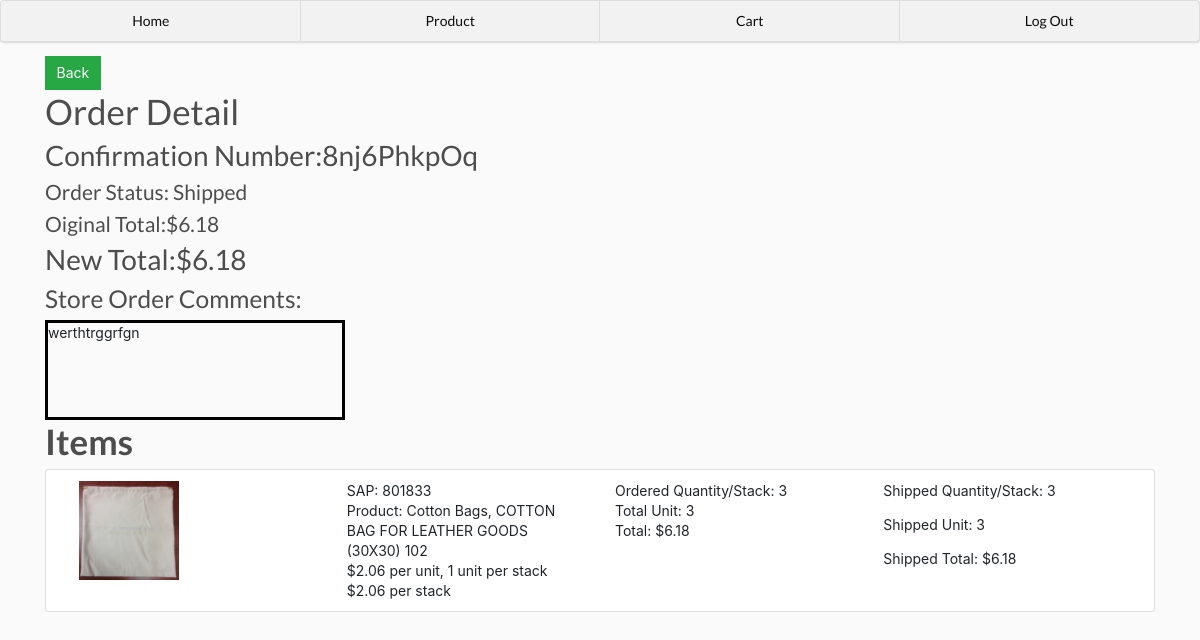
Page /viewOrder/8nj6PhkpOq/ (signed in) on the committed database.
### main/models.py (models this page shows, shortened)
class Order(models.Model):
	id = models.AutoField(primary_key=True)
	user = models.ForeignKey(User, null=True, blank=True, on_delete = models.SET_NULL)
	email = models.EmailField(null=True, blank=True)
	date = models.DateTimeField(default=timezone.now)
	checkout = models.BooleanField(default=False)
	confirm = models.BooleanField(default=False)
	confirmation_number = models.CharField(max_length=30, blank=True, null=True)
	comment = models.CharField(max_length=300, blank=True, null=True)
	@property
	def getCartTotal(self):
		carts = self.cart_set.all()
		total = sum([cart.getItemTotal for cart in carts])
		return total
	@property
	def getShippedTotal(self):
		carts = self.cart_set.all()
		total = sum([cart.getShipableTotal for cart in carts])
		return total

class Cart(models.Model):
	id = models.AutoField(primary_key=True)
	order = models.ForeignKey(Order, null=True, blank=True,on_delete = models.SET_NULL)
	product = models.ForeignKey(Product, null=True, blank=True,on_delete = models.SET_NULL)
	quantity = models.IntegerField(default=0, blank=True, null=True)
	shipped_quantity = models.IntegerField(default=0, blank=True, null=True)
	@property
	def getItemTotal(self):
		total = (self.product.unit_price *self.product.unit) * self.quantity
		return total
	@property
	def getItemCount(self):
		total = self.product.unit * self.quantity
		return total
	@property
	def getShipableCount(self):
		total = self.product.unit * self.shipped_quantity
		return total
	@property
	def getShipableTotal(self):
		total = (self.product.unit_price *self.product.unit) * self.shipped_quantity
		return total

class Product(models.Model):
	id = models.AutoField(primary_key=True)
	category = models.CharField(max_length=100, null=True, blank=True)
	sap = models.IntegerField(null=True, blank=True)
	description = models.CharField(max_length=100, null=True, blank=True)
	picture = models.ImageField(null=True, blank=True)
	size = models.CharField(max_length=100, null=True, blank=True)
	unit_price = models.DecimalField(max_digits=6, decimal_places=2, blank=True, null=True)
	unit = models.IntegerField(null=True, blank=True)
	availability = models.BooleanField(default=True)
	@property
	def getTotal(self):
		if self.unit != None and self.unit_price != None:
			total = self.unit * self.unit_price
		else:
			total = 0
		return total
	@property
	def imageURL(self):
		try:
			url = self.picture.url
		except:
			url = static("unavailable.jpg")
		return url

### main/views.py (the view)
# urls.py: path('viewOrder/<confirmation_number>/', viewOrder, name='viewOrder'),
@login_required(login_url='logins')
def viewOrder(request, confirmation_number):
	order = Order.objects.get(checkout=True, confirmation_number=confirmation_number)
	carts = order.cart_set.all()
	context = {'order':order, 'carts':carts}
	return render(request, 'main/vieworder.html', context)

### main/templates/main/vieworder.html (shortened to what this page needs)
{% extends 'main/base.html' %}
{% load static %}
{% block content %}
<div>
	<a class="btn btn-success "href="{% url 'home' %}">Back</a>
</div>
<div>
	<h1>Order Detail</h1>
	<h2>Confirmation Number:{{order.confirmation_number}} </h2>
	{% if order.confirm %}
		<h4>Order Status: Shipped</h4>
	{% elif not order.confirm %}
			<h4>Order Status: Not Shipped</h4>
	{% endif %}
	<h4>Oiginal Total:${{order.getCartTotal}}</h4>
	<h2>New Total:${{order.getShippedTotal}}</h2>
	<h3>Store Order Comments:</h3>
	<div style="border: 3px solid rgb(0,0,0); width: 300px; height: 100px;">
		<p>{{order.comment}}</p>
	</div>
</div>
<div>
	<h1><STRONG>Items</STRONG></h1>
	{% for cart in carts %}
		<ul class="list-group">
			<li class="list-group-item">
				<div class="container">
					<div class="row">
						<div class="col">
							<img class="row-image" src="{{ cart.product.imageURL }}">
						</div>
						<div class="col">
							<p>SAP: {{cart.product.sap}}<br>Product: {{cart.product.category}}, {{cart.product.description}}<br>${{cart.product.unit_price}} per unit, {{cart.product.unit}} unit per stack<br>${{cart.product.getTotal}} per stack</p>
						</div>
						<div class="col">
							<p>Ordered Quantity/Stack: {{cart.quantity}}<br>Total Unit: {{cart.getItemCount}}<br>Total: ${{cart.getItemTotal}}
							</p>
						</div>
						<div class="col">
							<p>Shipped Quantity/Stack: {{cart.shipped_quantity}}</p>
							<p>Shipped Unit: {{cart.getShipableCount}}</p>
							<p>Shipped Total: ${{cart.getShipableTotal}}</p>
						</div>
					</div>
				</div>
			</li>
		</ul>
	{% endfor %}
</div>
{% endblock content %}

### static/style.css (style rules this page uses)
body { background-color: hsl(0, 0%, 98%); }
h1,h2,h3,h4,h5,h6 { color:hsl(0, 0%, 30%); }
.btn { border-radius: 0; }
.row-image { width: 100px; }

### rows in the picture
Order: confirmation_number "8nj6PhkpOq", getCartTotal "6.18", getShippedTotal "6.18", comment "werthtrggrfgn"
Cart: product.imageURL (picture), product.sap "801833", product.category "Cotton Bags", product.description "COTTON BAG FOR LEATHER GOODS (30X30) 102", product.unit_price "2.06", product.unit "1", product.getTotal "2.06", quantity "3", getItemCount "3", getItemTotal "6.18", shipped_quantity "3", getShipableCount "3", getShipableTotal "6.18"
